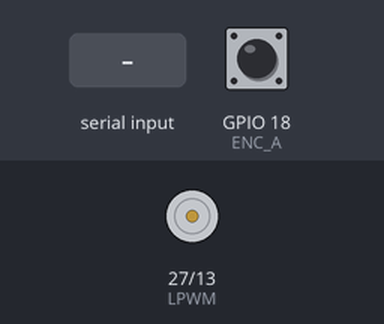
This sketch was run on a simulated ESP32. Parts: motor-driver pin pairs drawn as motors (green arrow = first pin HIGH = forward, orange = second pin HIGH = backward, longer = more drive). Inputs (shaded band) come from the test bench; at power-on: GPIO 18 (ENC_A) HIGH. What the sketch prints to the serial monitor is not drawn.

Above: at 1.2 s.
1.3 s: "g" received over Serial
At 2.8 s:
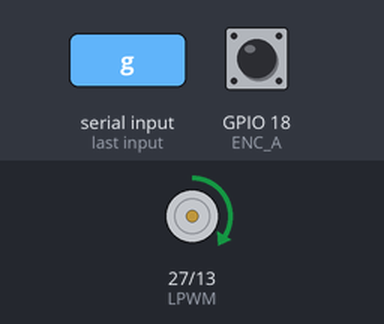
Timing chart, 0 to 4.8 s (numbered marks = the images above; inputs shaded):
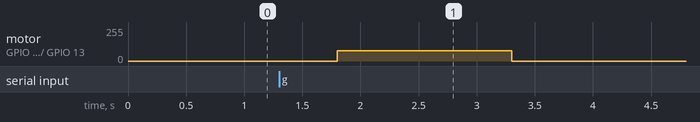

Measured:
- after the input at 1.3 s, motor on GPIO 27 (LPWM) / GPIO 13 (RPWM): stopped → forward 76/255 after 0.50 s, → stopped 1.5 s later

The sketch:

Caracterizacion_Codo.ino
```cpp
// ===== Caracterizacion por PULSO - CODO ADANISS 2R =====
// ESP32 DevKitC V4 + IBT-2 #2 + motor FIT0522 (6V, 75:1)
// Core ESP32 v3.x (ledcAttach / ledcWrite)
// CSV de salida: tiempo_s, angulo_grados, pwm
// Disparo: enviar 'g'.  Cero manual: enviar 'z'.
// CRITICO: motor 6V en fuente 12V -> PWM NUNCA supera 127

// ---------- PINES DEL CODO (no chocan con el hombro) ----------
const int RPWM = 13;   // IBT-2 #2 RPWM
const int LPWM = 27;   // IBT-2 #2 LPWM
const int ENC_A = 18;  // encoder A (pin 3 del motor)
const int ENC_B = 19;  // encoder B (pin 4 del motor)
// R_EN y L_EN del IBT-2 #2 -> 3.3V. R_IS/L_IS -> flotantes. GND comun.

// ---------- PWM ----------
const int PWM_FREQ = 20000;        // 20 kHz
const int PWM_RES  = 8;            // 0..255
const int PWM_MAX_SEGURO = 127;    // 6V en fuente 12V: TOPE DURO, no superar

// ---------- ENCODER ----------
const float CPR = 823.1;           // 11 PPR * 74.83 reduccion (FIT0522)
volatile long encCount = 0;

// ---------- PARAMETROS DEL EXPERIMENTO ----------
int   AMPLITUD   = 76;             // <-- CAMBIAS por ensayo: 30,37,44,50 (todos < 127)
bool  DIRECCION  = false;           // <-- CAMBIAS por ensayo: true / false
unsigned long BASELINE_MS = 500;   // reposo antes del pulso
unsigned long PULSE_MS    = 1500;  // ancho del pulso
unsigned long COAST_MS    = 700;   // logueo tras apagar
unsigned long SAMPLE_MS   = 1;     // muestreo: 5ms = 200Hz (pon 1 para 1kHz)
float ANGLE_LIMIT_DEG     = 50.0;  // corte de seguridad (zona lineal) EL BRAZO ES MAS LIVIANO
bool safetyTripped = false;

// ISR: flanco de subida de A, lee B para el signo (deteccion de direccion)
void IRAM_ATTR isrA() {
  if (digitalRead(ENC_B) == LOW) encCount++;
  else                           encCount--;
}

float anguloDeg() {
  long c; noInterrupts(); c = encCount; interrupts();
  return (float)c * 360.0 / CPR;
}

void motorPWM(int pwm, bool dir) {
  pwm = constrain(pwm, 0, PWM_MAX_SEGURO);   // respeta el tope de 6V
  if (dir) { ledcWrite(RPWM, pwm); ledcWrite(LPWM, 0); }
  else     { ledcWrite(RPWM, 0);   ledcWrite(LPWM, pwm); }
}

void motorStop() { ledcWrite(RPWM, 0); ledcWrite(LPWM, 0); }

void setup() {
  Serial.begin(500000);
  pinMode(ENC_A, INPUT_PULLUP);
  pinMode(ENC_B, INPUT_PULLUP);
  attachInterrupt(digitalPinToInterrupt(ENC_A), isrA, RISING);
  ledcAttach(RPWM, PWM_FREQ, PWM_RES);
  ledcAttach(LPWM, PWM_FREQ, PWM_RES);
  motorStop();
  Serial.println("CODO listo.  'g' = correr pulso   'z' = cero");
}

void runPulse() {
  AMPLITUD = constrain(AMPLITUD, 0, PWM_MAX_SEGURO);  // seguridad extra
  noInterrupts(); encCount = 0; interrupts();         // cero al inicio (angulo relativo)
  safetyTripped = false;
  unsigned long t0 = millis(), nextSample = 0;
  Serial.println("tiempo_s,angulo_grados,pwm");
  while (true) {
    unsigned long now = millis() - t0;
    int pwmCmd = 0; bool dir = DIRECCION;
    if (now < BASELINE_MS)                            pwmCmd = 0;
    else if (now < BASELINE_MS + PULSE_MS)            pwmCmd = AMPLITUD;
    else if (now < BASELINE_MS + PULSE_MS + COAST_MS) pwmCmd = 0;
    else break;
    if (fabs(anguloDeg()) > ANGLE_LIMIT_DEG) safetyTripped = true;
    if (safetyTripped) pwmCmd = 0;
    motorPWM(pwmCmd, dir);
    if (now >= nextSample) {
      float a = anguloDeg();
      int pwmReg = dir ? pwmCmd : -pwmCmd;
      Serial.print(now/1000.0,3); Serial.print(",");
      Serial.print(a,3);          Serial.print(",");
      Serial.println(pwmReg);
      nextSample += SAMPLE_MS;
    }
  }
  motorStop();
  Serial.println("FIN");
}

void loop() {
  if (Serial.available()) {
    char ch = Serial.read();
    if (ch == 'g') runPulse();
    if (ch == 'z') { noInterrupts(); encCount = 0; interrupts(); Serial.println(">> CERO"); }
  }
}
```
